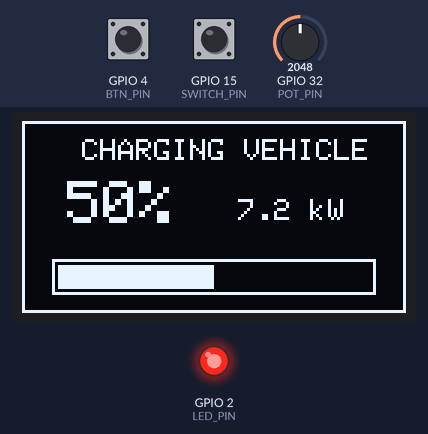
Simulated run of this sketch. Board: ESP32. Parts: 128×64 one-colour display, output pins drawn as LEDs (lit = HIGH). The inputs (shaded band) are chosen by the test bench; at power-on: GPIO 15 (SWITCH_PIN) LOW, GPIO 32 (POT_PIN) = 2048, GPIO 4 (BTN_PIN) HIGH. WiFi joins after 1.5 s; servers stay silent unless stated; uploads are accepted with an empty reply; what the sketch prints to the serial monitor is not drawn.

Above: at 4.5 s.
4.6 s: GPIO 15 (SWITCH_PIN) pulled HIGH for 0.15 s
At 5.08 s:
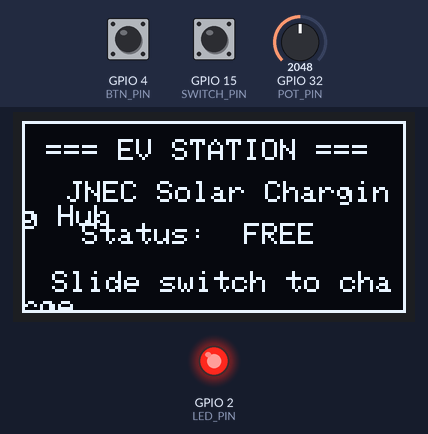
6.7 s: GPIO 32 (POT_PIN) set to 2161
At 7.9 s:
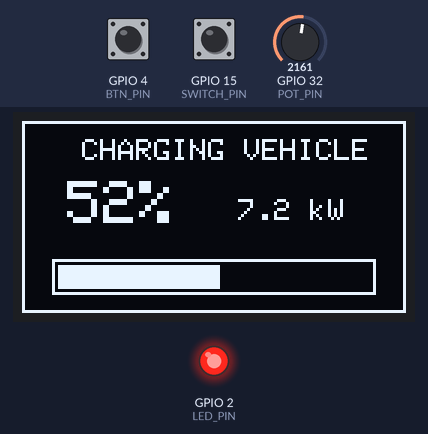
8.2 s: GPIO 15 (SWITCH_PIN) pulled HIGH for 1 s
At 9.1 s:
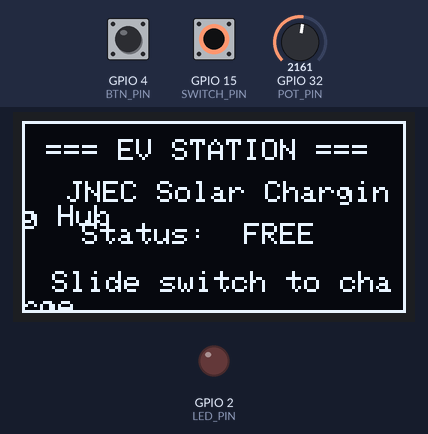
10.7 s: GPIO 32 (POT_PIN) set to 2047
At 11.9 s:
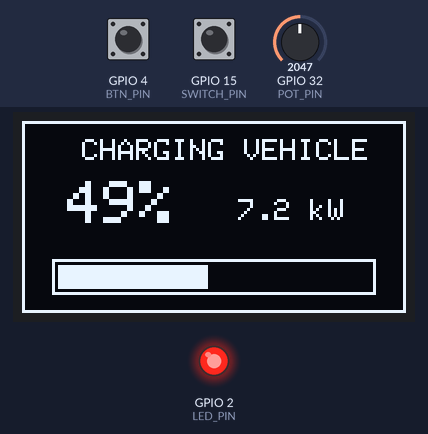
12.3 s: GPIO 32 (POT_PIN) set to 1228
At 12.9 s:
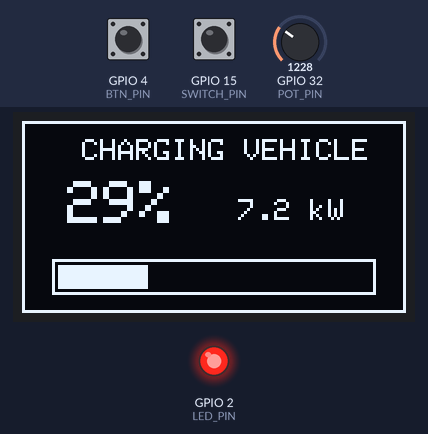
13.8 s: GPIO 4 (BTN_PIN) driven LOW and GPIO 15 (SWITCH_PIN) driven HIGH
At 15.5 s:
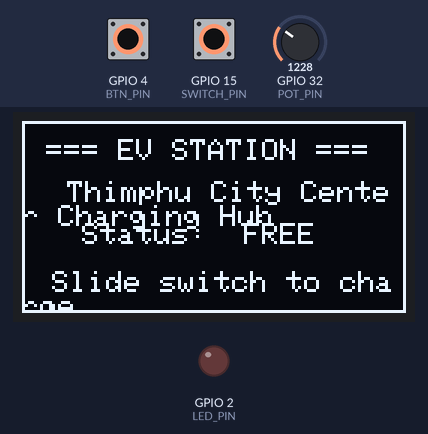
Timing chart, 0 to 16.5 s (numbered marks = the images above; inputs shaded):
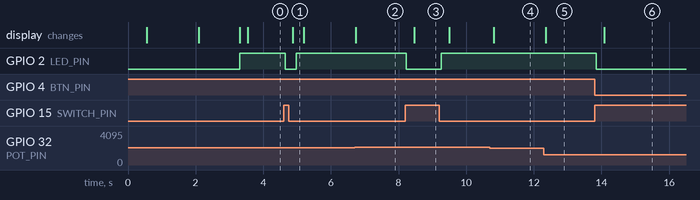

Measured:
- the behaviour switches between 2088 and 2089 on GPIO 32 (POT_PIN) (found by bisection; images 1 and 2)
- after the input at 4.6 s, GPIO 2 (LED_PIN): HIGH → LOW at once, → HIGH 0.33 s later; the display: changes after 0.27 s (image 1)
- after the input at 6.7 s, the display: changes at once (image 2)
- after the input at 8.2 s, GPIO 2 (LED_PIN): HIGH → LOW at once, → HIGH 1.0 s later; the display: changes after 0.26 s (image 3)
- after the input at 10.7 s, the display: changes after 0.12 s (image 4)
- after the input at 12.3 s, the display: changes after 0.05 s (image 5)
- after the input at 13.8 s, GPIO 2 (LED_PIN): HIGH → LOW after 0.05 s; the display: changes after 0.29 s (image 6)

The sketch:

esp32_ev_node.ino
```cpp
/*
 * EV Hub – IoT Charging Node Firmware (HTTP + OLED Edition)
 * ===========================================================
 * Board    : ESP32 DevKit V1
 * Protocol : HTTP POST to Render server (permanent URL — no Pinggy needed)
 *
 * Wokwi Wiring:
 *   GPIO 15 → Slide Switch (other leg to GND, INPUT_PULLUP)
 *             Slide ON  = LOW  = charger plugged in
 *             Slide OFF = HIGH = charger unplugged
 *   GPIO  2 → Red LED anode → 220Ω → GND  (Charging indicator)
 *   GPIO 32 → Potentiometer middle pin      (Battery % simulation)
 *   GPIO 21 → OLED SDA
 *   GPIO 22 → OLED SCL
 *
 * Libraries needed:
 *   - Adafruit GFX Library
 *   - Adafruit SSD1306
 */

#include <WiFi.h>
#include <HTTPClient.h>
#include <Wire.h>
#include <Adafruit_GFX.h>
#include <Adafruit_SSD1306.h>

// ── OLED Display ──────────────────────────────────────────────────────────────
#define SCREEN_WIDTH 128
#define SCREEN_HEIGHT 64
#define OLED_RESET    -1
Adafruit_SSD1306 display(SCREEN_WIDTH, SCREEN_HEIGHT, &Wire, OLED_RESET);

// ── Wi-Fi ─────────────────────────────────────────────────────────────────────
const char* ssid     = "Wokwi-GUEST";
const char* password = "";

// ── Server — PERMANENT Render URL (no Pinggy, never expires) ─────────────────
//    ▼ This is the only URL you ever need. Do NOT change this to a Pinggy link.
const char* SERVER_URL = "https://ev-hub-fhid.onrender.com/api/admin/override";

// ── Station Identity ──────────────────────────────────────────────────────────
struct Station {
  const char* id;
  const char* name;
};

const Station stations[] = {
  {"st-001", "Thimphu City Center Charging Hub"},
  {"st-002", "Paro Airport EV Hub"},
  {"st-003", "Punakha Dzong Eco Charger"},
  {"st-004", "Phuentsholing Border Charger"},
  {"st-005", "Bumthang Valley Charging"},
  {"st-006", "Wangdue Phodrang Station"},
  {"st-007", "Trongsa Dzong Hub"},
  {"st-008", "Mongar Town Station"},
  {"st-009", "Trashigang District Hub"},
  {"st-010", "Samdrup Jongkhar Center"},
  {"st-011", "Gelephu City Hub"},
  {"st-012", "Haa Valley Charging"},
  {"st-013", "Samtse Border Hub"},
  {"st-014", "JNEC Solar Charging Hub"}
};
const int NUM_STATIONS = sizeof(stations) / sizeof(Station);
int currentStationIdx = 13; // Default to st-014

String getStationId() { return stations[currentStationIdx].id; }
String getStationName() { return stations[currentStationIdx].name; }

// ── Pin Definitions ───────────────────────────────────────────────────────────
const int SWITCH_PIN = 15;   // Slide switch → GND (INPUT_PULLUP)
const int LED_PIN    = 2;    // Red LED (charging indicator)
const int POT_PIN    = 32;   // Potentiometer (battery % sim)
const int BTN_PIN    = 4;    // Button to change station

// ── State Tracking ────────────────────────────────────────────────────────────
bool lastSwitchState   = false;
int  lastBatteryPct    = -1;
bool lastOledState     = false;
int  lastOledBattery   = -1;
int  lastStationIdx    = currentStationIdx;
bool lastBtnState      = true;

// Rate-limit server calls: send immediately on switch flip,
// then max once every 5 seconds for battery dial changes
unsigned long lastServerUpdate = 0;
const unsigned long SERVER_UPDATE_MS = 5000;

// ── OLED Helper ───────────────────────────────────────────────────────────────
void oledMsg(const char* line1, const char* line2 = "") {
  display.clearDisplay();
  display.setTextSize(1);
  display.setTextColor(SSD1306_WHITE);
  display.setCursor(10, 20);
  display.println(line1);
  if (strlen(line2) > 0) {
    display.setCursor(10, 36);
    display.println(line2);
  }
  display.display();
}

// ── Send HTTP POST to Render ──────────────────────────────────────────────────
bool sendStatusUpdate(String status, int batteryPct) {
  if (WiFi.status() != WL_CONNECTED) {
    Serial.println("[HTTP] Wi-Fi not connected — skipping");
    return false;
  }

  HTTPClient http;
  http.begin(SERVER_URL);
  http.addHeader("Content-Type", "application/json");
  http.setTimeout(8000);   // 8s timeout — Render may be waking from sleep

  // Build JSON payload
  String payload = "{\"stationId\":\"";
  payload += getStationId();
  payload += "\",\"status\":\"";
  payload += status;
  payload += "\",\"battery\":";
  payload += String(batteryPct);
  payload += "}";

  Serial.print("[HTTP] POST → ");
  Serial.println(payload);

  int code = http.POST(payload);

  bool success = false;
  if (code > 0) {
    Serial.printf("[HTTP] Response %d: %s\n", code, http.getString().c_str());
    success = (code == 200);
  } else {
    // Common causes: Render cold-start (wait 30-60s), or network issue
    Serial.printf("[HTTP] Error %d — Render may be waking up, retrying next cycle\n", code);
  }

  http.end();
  return success;
}

// ── OLED Status Screen ────────────────────────────────────────────────────────
void updateOLED(bool isCharging, int batteryPct) {
  display.clearDisplay();
  display.drawRect(0, 0, 128, 64, SSD1306_WHITE);

  if (!isCharging) {
    // ── Available screen ──
    display.setTextSize(1);
    display.setCursor(8, 6);
    display.print("=== EV STATION ===");

    display.setCursor(15, 20);
    display.print(getStationName());

    display.setCursor(20, 34);
    display.print("Status:  FREE");

    display.setCursor(10, 50);
    display.print("Slide switch to charge");
  } else {
    // ── Charging screen ──
    display.setTextSize(1);
    display.setCursor(20, 6);
    display.print("CHARGING VEHICLE");

    // Big battery % number
    display.setTextSize(2);
    display.setCursor(15, 20);
    display.print(batteryPct);
    display.print("%");

    // Power label
    display.setTextSize(1);
    display.setCursor(72, 26);
    display.print("7.2 kW");

    // Progress bar
    display.drawRect(10, 46, 108, 12, SSD1306_WHITE);
    int barWidth = map(batteryPct, 0, 100, 0, 104);
    display.fillRect(12, 48, barWidth, 8, SSD1306_WHITE);
  }

  display.display();
}

// ── Setup ─────────────────────────────────────────────────────────────────────
void setup() {
  Serial.begin(115200);
  delay(500);
  Serial.println("\n=== EV Hub IoT Node (HTTP Edition) ===");

  // Pin setup
  pinMode(SWITCH_PIN, INPUT_PULLUP);
  pinMode(BTN_PIN, INPUT_PULLUP);
  pinMode(LED_PIN, OUTPUT);
  digitalWrite(LED_PIN, LOW);

  // I2C + OLED
  Wire.begin(21, 22);
  Serial.println("[OLED] Initializing...");
  bool oledOk = display.begin(SSD1306_SWITCHCAPVCC, 0x3C);
  if (!oledOk) oledOk = display.begin(SSD1306_SWITCHCAPVCC, 0x3D);
  if (!oledOk) Serial.println("[OLED] Not found — continuing without display");

  oledMsg("EV Hub Node", "Booting...");

  // Connect Wi-Fi
  Serial.printf("[WiFi] Connecting to %s", ssid);
  WiFi.begin(ssid, password);
  unsigned long wifiStart = millis();
  while (WiFi.status() != WL_CONNECTED) {
    delay(500);
    Serial.print(".");
    if (millis() - wifiStart > 15000) {
      Serial.println("\n[WiFi] Timeout — restarting");
      ESP.restart();
    }
  }
  Serial.printf("\n[WiFi] ✓ Connected! IP: %s\n", WiFi.localIP().toString().c_str());

  oledMsg("WiFi Connected!", getStationName().c_str());
  delay(1200);

  // Show initial available screen
  updateOLED(false, 0);
  Serial.println("[Ready] Waiting for switch input...");
}

// ── Loop ──────────────────────────────────────────────────────────────────────
void loop() {
  bool currentSwitch = (digitalRead(SWITCH_PIN) == LOW);
  bool currentBtn    = (digitalRead(BTN_PIN) == LOW);

  // Read potentiometer → battery percentage
  int potValue     = analogRead(POT_PIN);
  int batteryPct   = map(potValue, 0, 4095, 0, 100);

  // Handle station change button
  if (currentBtn && !lastBtnState && !currentSwitch) {
    currentStationIdx = (currentStationIdx + 1) % NUM_STATIONS;
    Serial.printf("[Station] Changed to %s (%s)\n", getStationId().c_str(), getStationName().c_str());
  }
  lastBtnState = currentBtn;

  unsigned long now      = millis();
  bool switchChanged     = (currentSwitch != lastSwitchState);
  bool batteryChanged    = (abs(batteryPct - lastBatteryPct) >= 2); // ignore < 2% noise
  bool stationChanged    = (currentStationIdx != lastStationIdx);

  // ── Server update ─────────────────────────────────────────────────────────
  // Send immediately on switch flip, or throttled every 5s for battery changes
  bool shouldPost = switchChanged ||
                    (batteryChanged && currentSwitch &&
                     (now - lastServerUpdate >= SERVER_UPDATE_MS));

  if (shouldPost) {
    bool success;
    if (currentSwitch) {
      digitalWrite(LED_PIN, HIGH);
      Serial.println("[Switch] ON → Charging");
      success = sendStatusUpdate("charging", batteryPct);
    } else {
      digitalWrite(LED_PIN, LOW);
      Serial.println("[Switch] OFF → Available");
      success = sendStatusUpdate("available", batteryPct);
    }

    if (success) {
      lastSwitchState  = currentSwitch;
      lastBatteryPct   = batteryPct;
      lastServerUpdate = now;
    } else {
      Serial.println("[HTTP] POST failed. Will retry in 3 seconds...");
      delay(3000);
      lastServerUpdate = now; // Prevent battery throttling from bypassing the retry
    }
  }

  // ── OLED update (instant — no rate limiting) ──────────────────────────────
  if (currentSwitch != lastOledState || batteryPct != lastOledBattery || stationChanged) {
    lastOledState   = currentSwitch;
    lastOledBattery = batteryPct;
    lastStationIdx  = currentStationIdx;
    updateOLED(currentSwitch, batteryPct);
  }

  delay(100);
}
```
